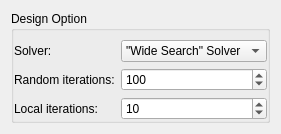
<?xml version="1.0" encoding="UTF-8"?>
<ui version="4.0">
 <class>DesignOptionWidget</class>
 <widget class="QWidget" name="DesignOptionWidget">
  <property name="geometry">
   <rect>
    <x>0</x>
    <y>0</y>
    <width>275</width>
    <height>116</height>
   </rect>
  </property>
  <property name="windowTitle">
   <string>Form</string>
  </property>
  <layout class="QVBoxLayout" name="verticalLayout_2" stretch="0">
   <item>
    <widget class="QGroupBox" name="groupBox">
     <property name="title">
      <string>Design Option</string>
     </property>
     <property name="flat">
      <bool>true</bool>
     </property>
     <layout class="QVBoxLayout" name="verticalLayout">
      <property name="leftMargin">
       <number>0</number>
      </property>
      <property name="rightMargin">
       <number>0</number>
      </property>
      <property name="bottomMargin">
       <number>0</number>
      </property>
      <item>
       <layout class="QFormLayout" name="formLayout">
        <item row="2" column="0">
         <widget class="QLabel" name="label_3">
          <property name="text">
           <string>Local iterations:</string>
          </property>
         </widget>
        </item>
        <item row="2" column="1">
         <widget class="QSpinBox" name="localSpinBox">
          <property name="minimum">
           <number>0</number>
          </property>
          <property name="maximum">
           <number>1000000</number>
          </property>
          <property name="value">
           <number>10</number>
          </property>
         </widget>
        </item>
        <item row="1" column="0">
         <widget class="QLabel" name="label_2">
          <property name="text">
           <string>Random iterations:</string>
          </property>
         </widget>
        </item>
        <item row="1" column="1">
         <widget class="QSpinBox" name="randomSpinBox">
          <property name="maximum">
           <number>1000000</number>
          </property>
          <property name="value">
           <number>100</number>
          </property>
         </widget>
        </item>
        <item row="0" column="0">
         <widget class="QLabel" name="label">
          <property name="text">
           <string>Solver:</string>
          </property>
         </widget>
        </item>
        <item row="0" column="1">
         <widget class="QComboBox" name="solverComboBox">
          <item>
           <property name="text">
            <string>&quot;Wide Search&quot; Solver</string>
           </property>
          </item>
         </widget>
        </item>
       </layout>
      </item>
     </layout>
    </widget>
   </item>
  </layout>
 </widget>
 <resources/>
 <connections/>
</ui>
